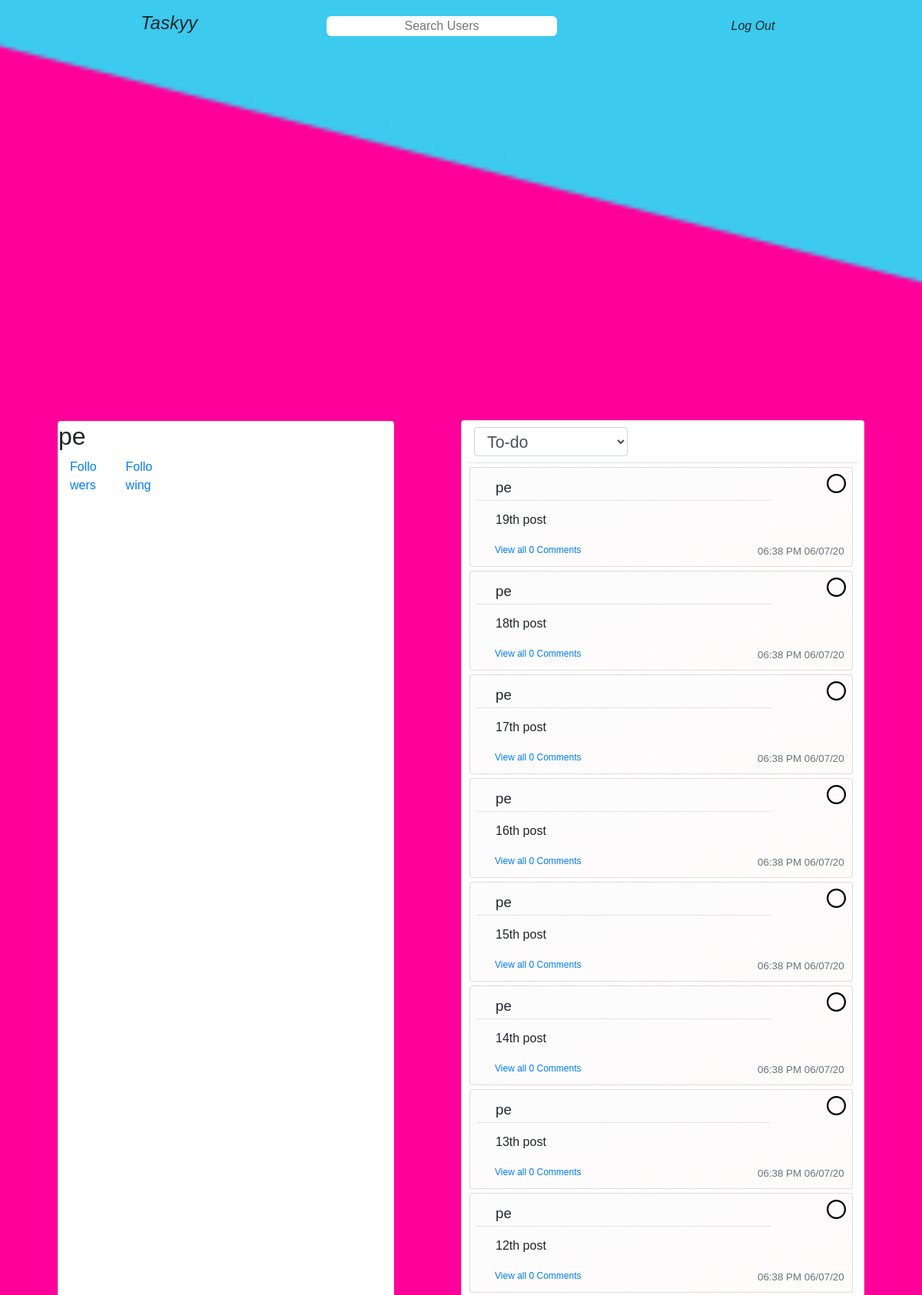
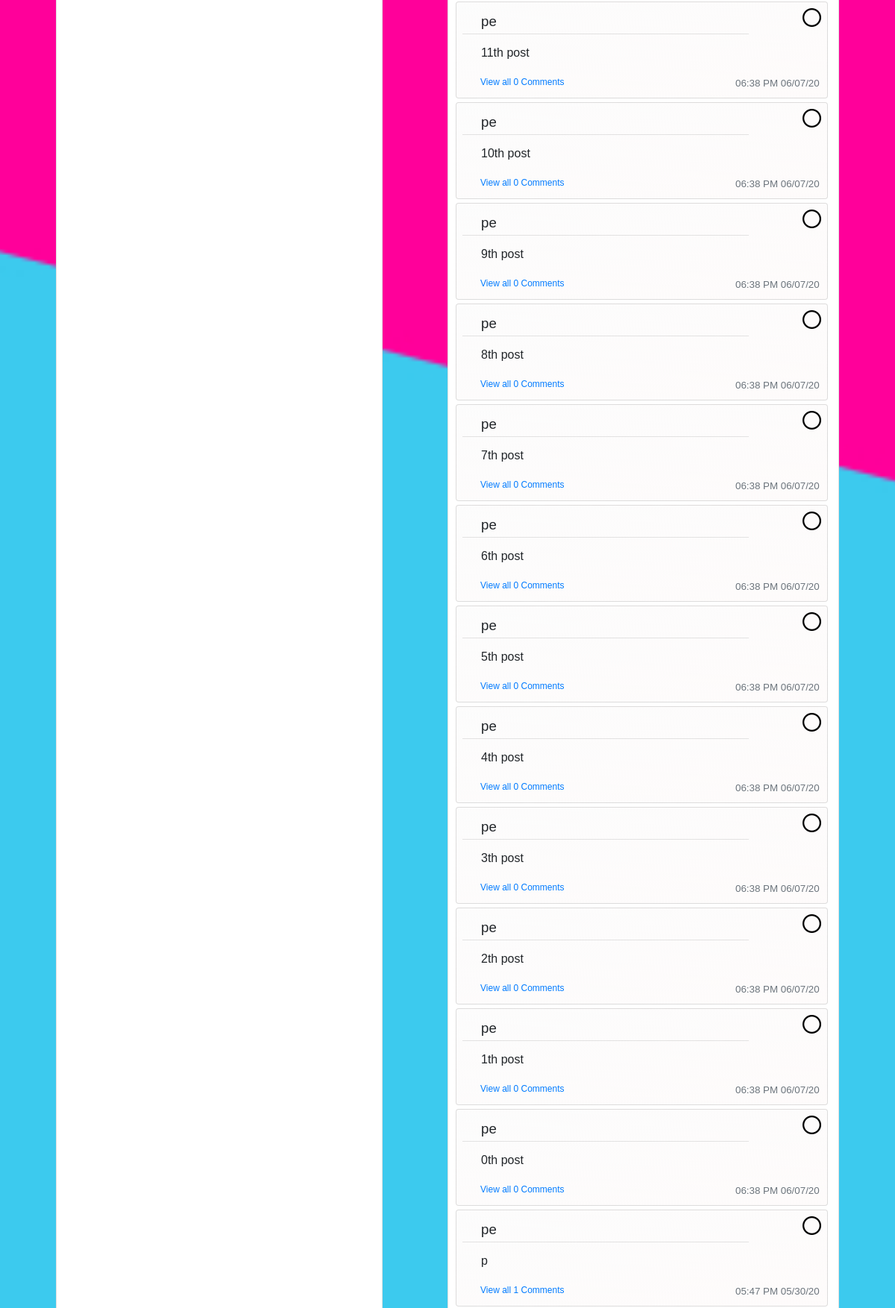
Screenshot of /account/1 (signed in, upper part) with the database file from the repository (2 pictures, top to bottom).
### mainapp/models.py (models this page shows, shortened)
class User(db.Model, UserMixin):
    id = db.Column(db.Integer, primary_key=True)
    username = db.Column(db.String(20), unique=True, nullable=False )
    email = db.Column(db.String(120), unique=True, nullable=False)
    password = db.Column(db.String(60), nullable=False)
    image_file = db.Column(db.String(20), nullable=False, default='dflt.jpg')
    posts = db.relationship('Post', backref='author', lazy=True)
    likes = db.relationship('Likes', backref='liker', lazy=True)
    comments = db.relationship('Comment', backref='commentor', lazy=True)
    friends = db.relationship('Friends', backref='root_friend', lazy=True)
    lists = db.relationship('List', backref='lists', lazy=True)

class List(db.Model):
    id = db.Column(db.Integer, primary_key=True)
    name = db.Column(db.String(20), nullable=False)
    tasks = db.relationship('Post', backref='tasks', lazy=True)
    user = db.Column(db.Integer, db.ForeignKey('user.id'), nullable=False)
    privacy = db.Column(db.Boolean, nullable=False)

class Post(db.Model):
    id = db.Column(db.Integer, primary_key=True)
    title = db.Column(db.String(100), nullable=False)
    content = db.Column(db.String(500), nullable=False)
    user_id = db.Column(db.Integer, db.ForeignKey('user.id'), nullable=False)
    date_posted = db.Column(db.DateTime, nullable=False, default=datetime.utcnow)
    date_due = db.Column(db.DateTime, nullable=True)
    list = db.Column(db.Integer, db.ForeignKey('list.id'), nullable=False)
    comments = db.relationship('Comment', backref='comments', lazy=True)
    likes = db.Column(db.Integer, nullable=False, default=0)
    private = db.Column(db.Boolean, nullable=False)

### mainapp/routes.py (the view)
@app.route('/account/<account_id>', methods=['GET','POST'])
@login_required
def account(account_id):
    title = 'Hello'
    localtimes = {}
    mytasklocaltimes = {}
    lists = List.query.filter_by(user=account_id).all()
    if current_user.is_authenticated:
        title = 'Wacky Schemes'
        tasks=Post.query.filter(Post.user_id != current_user.id).all()
        mytasks = Post.query.filter_by(user_id=current_user.id).all()
    else:
        tasks = []
        mytasks=[]
    tasklikes = {}
    if tasks:
        for task in tasks:
            likecount = len(Likes.query.filter_by(post_id=task.id).all()) - len(Dislikes.query.filter_by(post_id=task.id).all())
            tasklikes.update({task.id : likecount})
            localtimes.update({task.id : datetime_from_utc_to_local(task.date_posted)})
    if mytasks:
        for task in mytasks:
            likecount = len(Likes.query.filter_by(post_id=task.id).all()) - len(Dislikes.query.filter_by(post_id=task.id).all())
            tasklikes.update({task.id : likecount})
            localtimes.update({task.id : datetime_from_utc_to_local(task.date_posted)})
    likes = {}
    if tasks:
        for task in tasks:
            if Likes.query.filter(Likes.user_id==current_user.id).filter(Likes.post_id==task.id).first():
                likes.update({task.id : 1})
            elif Dislikes.query.filter(Dislikes.user_id==current_user.id).filter(Dislikes.post_id==task.id).first():
                likes.update({task.id :-1})
            else:
                likes.update({task.id : 0})
    if mytasks:
        for task in mytasks:
            if Likes.query.filter(Likes.user_id==current_user.id).filter(Likes.post_id==task.id).first():
                likes.update({task.id : 1})
            elif Dislikes.query.filter(Dislikes.user_id==current_user.id).filter(Dislikes.post_id==task.id).first():
                likes.update({task.id :-1})
            else:
                likes.update({task.id : 0})
    account = User.query.get_or_404(account_id)
    image_file = url_for('static', filename='pfps/'+current_user.image_file)
    return render_template('account.html', lists=lists, title=account.username+"'s tasks", page='account', localtimes = localtimes ,tasks=tasks, likes=likes, tasklikes=tasklikes, image_file=image_file, account=account, mytasklocaltimes=localtimes,  mytasks=tasks)

### mainapp/models.py (called while the page is built)
@login_manager.user_loader
def load_user(user_id):
    return User.query.get(int(user_id))

### mainapp/routes.py (called while the page is built)
def datetime_from_utc_to_local(utc_datetime):
    now_timestamp = time.time()
    offset = datetime.fromtimestamp(now_timestamp) - datetime.utcfromtimestamp(now_timestamp)
    return utc_datetime + offset

### mainapp/templates/account.html (shortened to what this page needs)
{% extends 'layout.html' %}
{% block content %}
    <div class="buffer" style=" height: 11vh"></div>
    <div id="account-container"class=" container-fluid  " style="">
        <div class="row" style="margin:auto;">
          <div class="card col-lg-5 col-12 " style="margin-top:25px;">
            <div class="row">
              <h2>{{account.username}}</h2>
            </div>
            <div class="row">
              <div class="col col-md-2">
                <a href="/account/{{account.id}}/followers">Followers</a>
              </div>
              <div class="col col-md-2">
                <a href="/account/{{account.id}}/following">Following</a>
              </div>
            </div>
          </div>
  <div class="col-md-1"></div>
          <div class="col col-lg-6 col-12">
            {% include 'listselect.html' %}
          </div>
        </div>
    </div>
{% endblock content %}

### mainapp/templates/listselect.html (shortened to what this page needs)
<div class="card mt-4" style=" margin-right:-30px; {% if not home %} left:-15px; height:70vh;{% else %}  height:450px; {% endif %}">
  <legend class="ml-3 mt-2 ">
    <select  onchange="homelist()" id="list-select" class="form-control" style="width:200px; font-size:16pt;" name="">
          <option selected  value="{{lists[0].id}}">{{lists[0].name}}</option>
    </select>
   </legend>
  <span class="border-bottom ml-2 mr-2"></span>
  <div class="" id="list-area"  >
    {% for list in lists %}
    <ul class='mainpagelist' id="accountposts{{list.id}}"  style="{% if list != lists[0] %} display: none; {%endif%}position:absolute; left: -30px; list-style-type:none; {% if page!='account' %}  width:105%; height:370px; {% else %}  width:103%; height:60vh;{% endif %}overflow-x:hidden;">
  {% if home %}
  {% if current_user.is_authenticated %}
  {%for task in list.tasks | reverse %}
  {% if task.content != 'Completed' %}
  {% include 'mainpageaccountpost.html' %}
  {% endif %}
  {%endfor%}
  {%for task in list.tasks | reverse %}
  {% if task.content == 'Completed' %}
  {% include 'mainpageaccountpost.html' %}
  {% endif %}
  {%endfor%}
  {% endif %}
  {% else %}
  <section style="height:20px;"></section>
  {%for task in list.tasks | reverse %}
  {% if task.content != 'Completed' %}
  {% include 'singlepost.html' %}
  {% endif %}
  {%endfor%}
  {% endif %}
</ul>
  {% endfor %}
</div>
</div>

### mainapp/templates/singlepost.html (shortened to what this page needs)
<div class="card" id='tasksection{{task.id}}'style="margin-top:-15px; margin-bottom:20px; {% if not page %} margin-left:2%; {% endif %} width:100%;background: linear-gradient(to bottom right, rgb(252, 252, 252),rgba(194, 51, 37, 0.02))">
  <div class="mt-2 mr-2" style="margin-bottom:-30px;">
  {% if task.content == 'Completed' %}
    <img  style="float:right; width:25px;" id='buttonimg{{task.id}}' src="{{url_for('static', filename='assets/x.png')}}">
  {% else %}
    <img style="float:right; width:25px;" id='buttonimg{{task.id}}' src="{{url_for('static', filename='assets/check.png')}}">
  {% endif %}
</div>
    <div class=" mt-2 ml-2 " style="margin-bottom:30px;">
      <a style="text-decoration: none; color:inherit"href="{{url_for('post', post_id=task.id)}}">
      <div class="" style=" display:flex; flex-direction:row;">
      <section style="width:70%; margin-left:25px; margin-bottom: 0px; line-height:20px; margin-top:5px;">
        <p class="task-author"style="  color:inherit; text-decoration:none;">
          {{task.author.username}}
        </p>
        <hr style="margin: -10px -5% 15px -25px;">
        <p class="task-title"style="  color:inherit; text-decoration:none;">
          {{task.title}}
        </p>
      </section>
      </div>
    </a>
    <div class="" style="position:absolute;  right:20px; ">
        <div style="position:relative; bottom:75px; left:20px">
          {% if page=='account' %}
          {% if current_user.id == account.id %}
          <p class="text-muted" style=" font-size:10pt; margin-top:80px; margin-right:10px;">{{localtimes[task.id].strftime('%I:%M %p %x')}}</p>
          {% else %}
          <p class="text-muted" style=" font-size:10pt; margin-bottom:5px;">{{localtimes[task.id].strftime('%I:%M %p %x')}}</p>
          {% endif %}
          {% else %}
          <p class="text-muted" style=" font-size:10pt; margin-bottom:5px;">{{localtimes[task.id].strftime('%I:%M %p %x')}}</p>
          {% endif %}
        </div>
      </div>
      <div  style="margin-bottom:-20px;"class="ml-4 comment-hidden" id="task_id{{task.id}}">
          <a style="font-size:9pt; text-decoration:none;" class="make-comment" href="{{url_for('post', post_id=task.id)}}">View all {{(task.comments) | length}} Comments</a>
      </div>
</div>
</div>

### mainapp/static/stylesheets/singlepost.css (style rules this page uses)
.comment-hidden { margin-bottom: ; }
.comment-hidden .make-comment { visibility: visible; }

### mainapp/static/stylesheets/home.css (style rules this page uses)
div { font-family: "Gill Sans MT", sans-serif; }
#account-container { width:90%; }
.buffer { height: 10.2vh; }
html, body { max-width: 100%; overflow-x: hidden; }
p { font-family: "Gill Sans MT", sans-serif; font-weight: 200; }
.task-title { font-size: 12pt; }
.task-author { font-size: 14pt; }
legend { font-family : 'Gill Sans MT' , sans-serif; font-weight: thin; }

### rows the page displays
User: username "pe"
List: name "To-do", {{ list.id }} 1 (drawn)
Post: author.username "pe", title "19th post", id "06:38 PM 06/07/20", comments "0"
Post: author.username "pe", title "18th post", id "06:38 PM 06/07/20", comments "0"
Post: author.username "pe", title "17th post", id "06:38 PM 06/07/20", comments "0"
Post: author.username "pe", title "16th post", id "06:38 PM 06/07/20", comments "0"
Post: author.username "pe", title "15th post", id "06:38 PM 06/07/20", comments "0"
Post: author.username "pe", title "14th post", id "06:38 PM 06/07/20", comments "0"
Post: author.username "pe", title "13th post", id "06:38 PM 06/07/20", comments "0"
Post: author.username "pe", title "12th post", id "06:38 PM 06/07/20", comments "0"
Post: author.username "pe", title "11th post", id "06:38 PM 06/07/20", comments "0"
Post: author.username "pe", title "10th post", id "06:38 PM 06/07/20", comments "0"
Post: author.username "pe", title "9th post", id "06:38 PM 06/07/20", comments "0"
Post: {{ task.id }} 10 (drawn), author.username "pe", title "8th post", id "06:38 PM 06/07/20", comments "0"
Post: author.username "pe", title "7th post", id "06:38 PM 06/07/20", comments "0"
Post: author.username "pe", title "6th post", id "06:38 PM 06/07/20", comments "0"
Post: author.username "pe", title "5th post", id "06:38 PM 06/07/20", comments "0"
Post: author.username "pe", title "4th post", id "06:38 PM 06/07/20", comments "0"
Post: author.username "pe", title "3th post", id "06:38 PM 06/07/20", comments "0"
Post: author.username "pe", title "2th post", id "06:38 PM 06/07/20", comments "0"
Post: author.username "pe", title "1th post", id "06:38 PM 06/07/20", comments "0"
Post: author.username "pe", title "0th post", id "06:38 PM 06/07/20", comments "0"
Post: author.username "pe", title "p", id "05:47 PM 05/30/20", comments "1"
